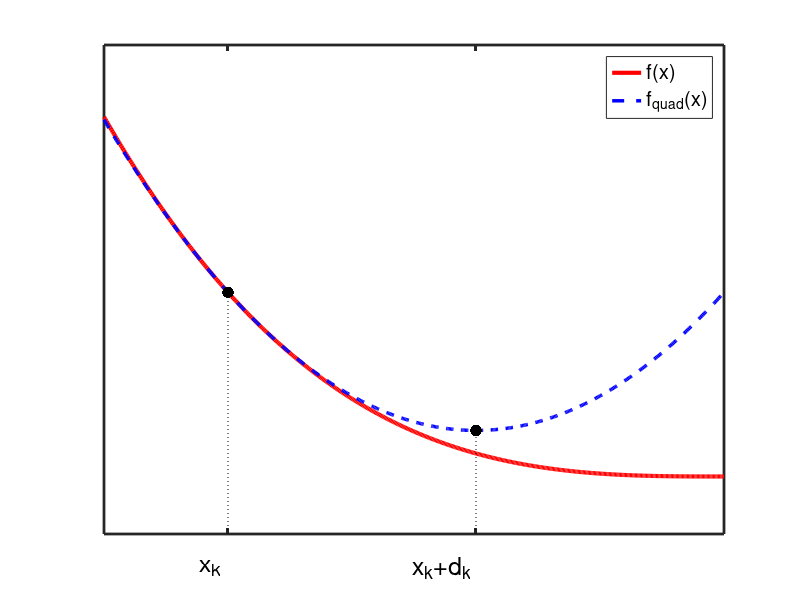

Reproduce this figure in MATLAB. (Note: this script raises an error after producing the figure.)
%% Illustration of a function g and its second order approximation.
%
%%
function newtonsMethodMinQuad


figure(); hold on; 
xmin   = -5;  xmax = 0;
ymin   = -20; ymax = 150;
domain = xmin:0.01:xmax;
f = @(x) -x.^3;  
Xk = -4;         
f1 = @(x) -3*x.^2;
f2 = @(x) -6*x;
t = @(x) f(Xk) + f1(Xk)*(x - Xk) + (1/2)*f2(Xk)*(x - Xk).^2;
[val, minNDX] = min(t(domain));
minimum = domain(minNDX);
h1 = plot(domain, f(domain), '-r' , 'LineWidth', 3);
h2 = plot(domain, t(domain), '--b', 'LineWidth', 2.5);
legend([h1, h2], {'f(x)', 'f_{quad}(x)'}, 'Location', 'NorthEast');
plot(Xk, f(Xk), '.k', 'MarkerSize', 25);
plot([Xk, Xk], [ymin, f(Xk)], ':k');
plot(minimum, t(minimum), '.k', 'MarkerSize', 25);
plot([minimum, minimum], [ymin, t(minimum)], ':k');
% x^(k)
annotation(gcf,'textbox'        , [0.25 0 0.09946 0.11]  , ...
               'String'         , {'x_{k}'}              , ...
               'FontSize'       , 18                     , ...
               'FitBoxToText'   , 'off'                  , ...
               'LineStyle'      , 'none'                 );
% x^(k) + v^(k)
annotation(gcf,'textbox'        ,[0.515 0 0.09946 0.11]  , ...
               'String'         ,{'x_{k}+d_{k}'}         , ... 
               'FontSize'       ,18                      , ...
               'FitBoxToText'   ,'off'                   , ...
               'LineStyle'      ,'none'                  );
axis([xmin, xmax, ymin, ymax]);
set(gca, 'XTick'      , [Xk, minimum], ...
         'XTickLabel' , {'', ''}     , ...
         'YTick'      , []           , ...
         'FontSize'   , 16           , ...
         'Box'        , 'on'         , ...
         'LineWidth'  , 2            );
printPmtkFigure('newtonsMethodMinQuad');

end
